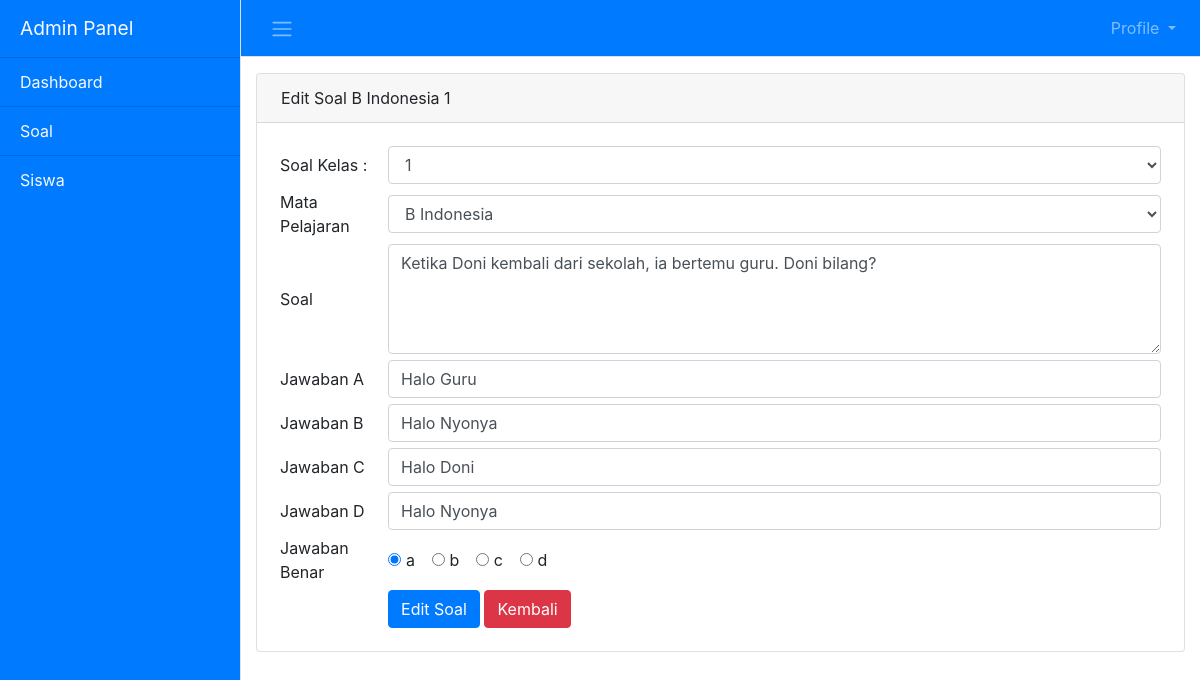
Page /v1/admin/index.php?page=editsoal&id=1 (signed in) on the committed database.
### tables this page shows
CREATE TABLE `tbl_soal` (
  `id_soal` int(11) NOT NULL,
  `kelas_soal` int(2) NOT NULL,
  `mapel_soal` varchar(50) NOT NULL,
  `nama_soal` varchar(500) NOT NULL,
  `jawaban_a` varchar(200) NOT NULL,
  `jawaban_b` varchar(200) NOT NULL,
  `jawaban_c` varchar(200) NOT NULL,
  `jawaban_d` varchar(200) NOT NULL,
  `jawaban_benar` varchar(2) NOT NULL,
  `gambar` varchar(100) NOT NULL DEFAULT 'Tidak_Ada.jpg'
);

### v1/admin/script/preferences.php (called while the page is built, shortened)
<?php
class adminPanel
{
    private $host = "localhost";
	private $user = "root";
	private $pass = "";
	private $database = "db_bank_soal";
    public $mysqli="";
    public function SS_GetConnection ()
	{
		$this->mysqli = new MySQLi($this->host, $this->user, $this->pass, $this->database);
		if (!$this->mysqli->connect_errno){
			return $this->mysqli;
		}
    }
    public function getSoalDetail($idsoal){
        if ($this->SS_GetConnection())
		{
            $stmt = $this->mysqli->stmt_init();
            $stmt->prepare("SELECT * FROM tbl_soal WHERE id_soal = ?");
            $stmt->bind_param("i", $idsoal);
            $stmt->execute();
            return $stmt->get_result()->fetch_assoc();
        }
    }
}
?>

### v1/admin/editSoal.php (the view, shortened to what this page needs)
<?php
    $idsoal = $_GET['id'];
    require_once "script/preferences.php";
    $obj = new adminPanel();
    $row = $obj->getSoalDetail($idsoal);
?>
<div class="card mb-4 mt-3">
    <div class="card-header"><i class="fas fa-table mr-1"></i>Edit Soal <?php echo $row['mapel_soal'].' '.$row['kelas_soal'];?></div>
    <div class="card-body">
        <form id="form1" name="form1" class="form" method="post">
            <table border=0 cellpadding=3>
                <tr>
                    <td>Soal Kelas : </td>
                    <td><select class="form-control" name="kelassoal" id="kelassoal">
                            <option value="1"<?=$row['kelas_soal'] == '1' ? ' selected="selected"' : '';?>>1</option>
                        </select></td>
                </tr>
                <tr>
                    <td>Mata Pelajaran</td>
                    <td><select class="form-control" name="mapel" id="mapel">
                            <option value="B Indonesia"<?=$row['mapel_soal'] == 'B Indonesia' ? ' selected="selected"' : '';?>>B Indonesia</option>
                        </select></td>
                </tr>
                <tr>
                    <td>Soal</td>
                    <td><textarea class="form-control" name="namasoal" rows="4" cols="100%" ><?php echo $row['nama_soal']; ?></textarea></td>
                </tr>
                <tr>
                    <td>Jawaban A</td>
                    <td><input class="form-control" type="text" value="<?php echo $row['jawaban_a']; ?>" size="100%" name="jawaba"></td>
                </tr>
                <tr>
                    <td>Jawaban B</td>
                    <td><input class="form-control" type="text" value="<?php echo $row['jawaban_b']; ?>" size="100%" name="jawabb"></td>
                </tr>
                <tr>
                    <td>Jawaban C</td>
                    <td><input class="form-control" type="text" value="<?php echo $row['jawaban_c']; ?>" size="100%" name="jawabc"></td>
                </tr>
                <tr>
                    <td>Jawaban D</td>
                    <td><input class="form-control" type="text" value="<?php echo $row['jawaban_d']; ?>" size="100%" name="jawabd"></td>
                </tr>
                <tr>
                    <td>Jawaban Benar</td>
                    <td><div class="form-check-inline form-check">
                        <input type="radio" class="form-check-input" id="jawabbenara" name="jawabbenar"
                        <?php if ($row['jawaban_benar'] == "a") echo "checked";?>
                        value="a">
                        <label class="form-check-label" for="jawabbenara">a</label></div>
                        <div class="form-check-inline form-check">
                        <input type="radio" class="form-check-input" id="jawabbenarb" name="jawabbenar"
                        <?php if ($row['jawaban_benar'] == "b") echo "checked";?>
                        value="b">
                        <label class="form-check-label" for="jawabbenarb">b</label></div>
                        <div class="form-check-inline form-check">
                        <input type="radio" class="form-check-input" id="jawabbenarc" name="jawabbenar"
                        <?php if ($row['jawaban_benar'] == "c") echo "checked";?>
                        value="c">
                        <label class="form-check-label" for="jawabbenarc">c</label></div>
                        <div class="form-check-inline form-check">
                        <input type="radio" class="form-check-input" id="jawabbenard"  name="jawabbenar"
                        <?php if ($row['jawaban_benar'] == "d") echo "checked";?>
                        value="d">
                        <label class="form-check-label" for="jawabbenard">d</label></div>
                    </td>
                </tr>
                <tr>
                    <td></td>
                    <td><input class="btn btn-primary" type="submit" value="Edit Soal" name="submit">
                    <a href="index.php?page=soal" class="btn btn-danger">Kembali</a></td>
                </tr>
            </table>
        </form>
    </div>
</div>

### v1/admin/css/simple-sidebar.css (style rules this page uses)
body { overflow-x: hidden; }

### rows in the picture
tbl_soal: mapel_soal "B Indonesia", kelas_soal "1", kelassoal "1", mapel "B Indonesia", namasoal "Ketika Doni kembali dari sekolah, ia bertemu guru. Doni bilang?", jawaba "Halo Guru", jawabb "Halo Nyonya", jawabc "Halo Doni", jawabd "Halo Nyonya", jawaban_benar "☑ a", jawaban_benar "☐ b", jawaban_benar "☐ c", jawaban_benar "☐ d"
